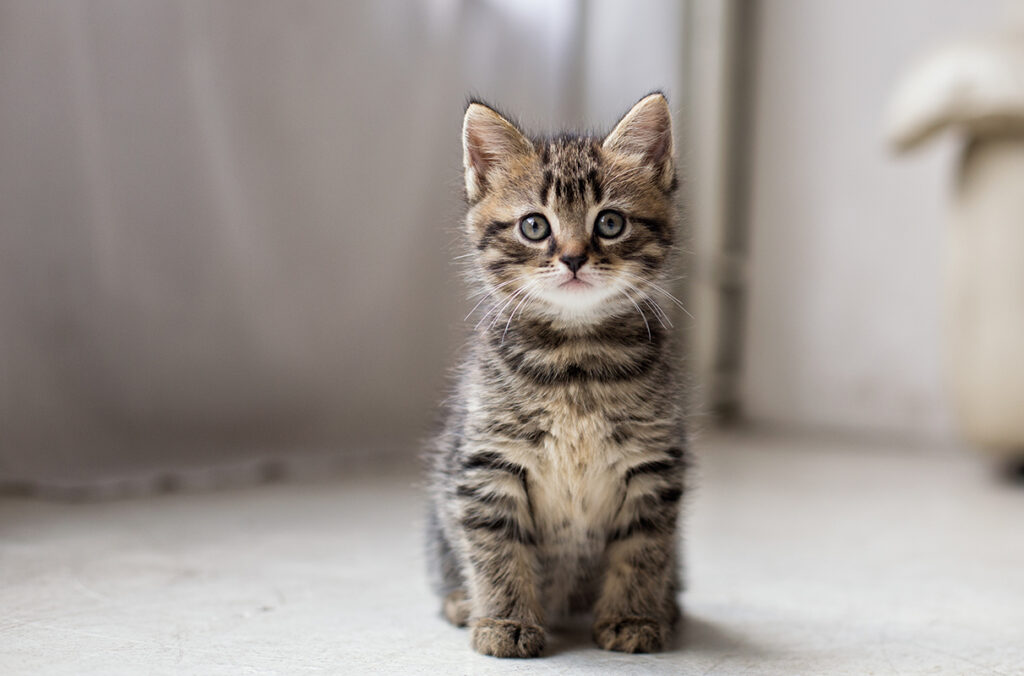
#> input picture Lab1_CV/photo.jpg, 1024 x 676 px
$ python lab4.py
#> lines starting #> are read from the running program, lines starting #| are printed output that depends on the picture; after the words box and inside, x2 and y2 are one past the last pixel; in counts of white or black regions, pixels touching at a corner belong together
"""
==============================================================================
ДИСЦИПЛИНА: Computer Vision (ANL7306)
ЛАБОРАТОРНАЯ РАБОТА № 4 (Неделя 4)
ТЕМА: «Классическая сегментация изображений: Watershed, GrabCut, Superpixels»
==============================================================================
Цель работы:
Освоить три классических алгоритма сегментации изображений:
1. Сегментацию методом водораздела (Watershed) с использованием маркеров;
2. Интерактивную сегментацию объект/фон методом разреза графа (GrabCut);
3. Построение суперпикселей алгоритмом SLIC (Simple Linear Iterative Clustering).
Научиться подбирать параметры каждого метода и осознанно выбирать подходящий
метод под конкретную практическую задачу компьютерного зрения.
==============================================================================
"""

import time
import os
import cv2
import numpy as np
import matplotlib.pyplot as plt

# Настройка шрифтов и стилей графиков Matplotlib
plt.rcParams['font.size'] = 10
plt.rcParams['figure.titlesize'] = 14
plt.rcParams['axes.titlesize'] = 11

print("=" * 80)
print("ЛАБОРАТОРНАЯ РАБОТА № 4")
print("Тема: Классическая сегментация изображений: Watershed, GrabCut, Superpixels")
print(f"Версия OpenCV: {cv2.__version__}")
print(f"Поддержка cv2.ximgproc (SLIC): {hasattr(cv2, 'ximgproc')}")
print("=" * 80)


# ##############################################################################
# ЗАДАНИЕ 1. WATERSHED: РАЗДЕЛЕНИЕ СЛИПШИХСЯ ОБЪЕКТОВ
# ##############################################################################
print("\n" + "#" * 80)
print("ЗАДАНИЕ 1. Сегментация методом водораздела (Watershed) для слипшихся объектов")
print("#" * 80)

# 1.1 Создание синтетического изображения со слипшимися округлыми объектами (монеты / клетки)
# Создаем 8 окружностей разного размера, сгруппированных в перекрывающиеся кластеры
canvas_h, canvas_w = 520, 680
img_synth = np.zeros((canvas_h, canvas_w, 3), dtype=np.uint8)
img_synth[:] = (245, 245, 248)  # Светлый нейтральный фон

circles_spec = [
    # Кластер 1: цепочка из трех слипшихся клеток
    (130, 140, 48, (70, 130, 180)),
    (208, 148, 46, (75, 135, 185)),
    (286, 152, 48, (70, 130, 180)),
    # Кластер 2: пара перекрывающихся монет
    (465, 145, 52, (80, 150, 140)),
    (548, 155, 48, (85, 155, 145)),
    # Кластер 3: пара слипшихся объектов
    (210, 365, 52, (180, 120, 70)),
    (294, 375, 50, (185, 125, 75)),
    # Одиночный объект меньшего диаметра
    (500, 365, 42, (150, 90, 140))
]

# Рисуем круги с плавными границами и контрастными краями
for (cx, cy, r, col) in circles_spec:
    cv2.circle(img_synth, (cx, cy), r, col, -1, lineType=cv2.LINE_AA)
    cv2.circle(img_synth, (cx, cy), r, (40, 40, 50), 2, lineType=cv2.LINE_AA)

img_synth_rgb = cv2.cvtColor(img_synth, cv2.COLOR_BGR2RGB)
img_synth_gray = cv2.cvtColor(img_synth, cv2.COLOR_BGR2GRAY)

# 1.2 Построение бинарной маски (порог Оцу)
_, binary_mask = cv2.threshold(img_synth_gray, 210, 255, cv2.THRESH_BINARY_INV)
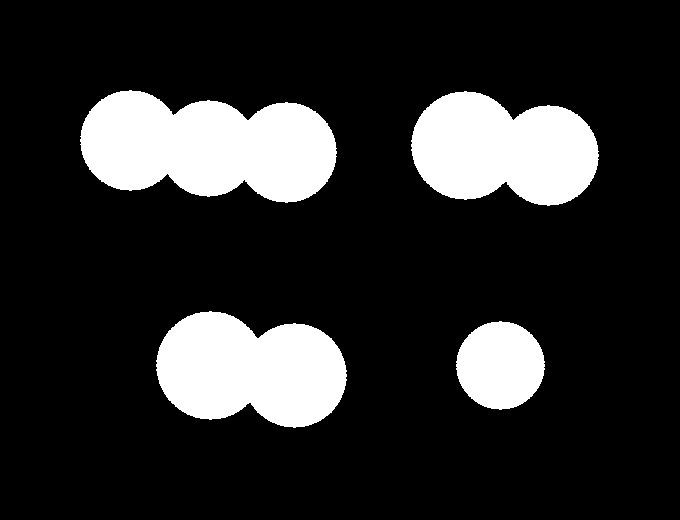
#> binary_mask: shape (520, 680); 17.1% white; 4 white regions, box (x1, y1, x2, y2) and area: (80, 90, 337, 203) 21375, (156, 311, 347, 428) 16734, (411, 91, 599, 206) 16164, (456, 321, 545, 410) 6097

# Морфологическое открытие для удаления мелкого шума
kernel = np.ones((3, 3), np.uint8)
opening = cv2.morphologyEx(binary_mask, cv2.MORPH_OPEN, kernel, iterations=2)
#> opening: shape (520, 680); 17% white; 4 white regions, box (x1, y1, x2, y2) and area: (81, 91, 336, 202) 21347, (157, 312, 346, 427) 16708, (412, 92, 598, 205) 16140, (457, 322, 544, 409) 6077

# Надежная область фона (Sure Background) через морфологическое расширение
sure_bg = cv2.dilate(opening, kernel, iterations=3)
#> sure_bg: shape (520, 680); 19.2% white; 4 white regions, box (x1, y1, x2, y2) and area: (78, 88, 339, 205) 23922, (154, 309, 349, 430) 18736, (409, 89, 601, 208) 18138, (454, 319, 547, 412) 7157

# 1.3 Вычисление карты расстояний (Distance Transform)
# Значение пикселя = евклидово расстояние до ближайшей границы фона
dist_transform = cv2.distanceTransform(opening, cv2.DIST_L2, 5)
max_dist = dist_transform.max()
#> max_dist = 53.33
print(f"Максимальное значение Distance Transform: {max_dist:.2f} px")
#| Максимальное значение Distance Transform: 53.33 px

# 1.4 Сравнение двух вариантов порога: заниженный (0.35) и оптимальный/завышенный (0.70)
threshold_ratios = [0.35, 0.70]
watershed_results = {}

for ratio in threshold_ratios:
    thresh_val = ratio * max_dist
    _, sure_fg = cv2.threshold(dist_transform, thresh_val, 255, cv2.THRESH_BINARY)
    sure_fg = np.uint8(sure_fg)

    # Неизвестная область (граница между sure_bg и sure_fg)
    unknown = cv2.subtract(sure_bg, sure_fg)

    # Маркировка связных компонент переднего плана
    num_markers, markers = cv2.connectedComponents(sure_fg)
    # Сдвигаем метки на +1, чтобы гарантированный фон стал 1, а неизвестная область была 0
    markers = markers + 1
    markers[unknown == 255] = 0

    # Применение cv2.watershed
    markers_ws = markers.copy()
    cv2.watershed(img_synth.copy(), markers_ws)

    # Границы Watershed отмечены как -1 (делаем линию толщиной 2-3 px для контрастной видимости)
    img_result = img_synth_rgb.copy()
    boundary_mask = np.uint8(markers_ws == -1)
    boundary_dilated = cv2.dilate(boundary_mask, np.ones((3, 3), np.uint8), iterations=1)
    img_result[boundary_dilated == 1] = [255, 0, 0]  # Яркие красные границы водораздела

    # Итоговое количество найденных объектов (исключая фон 1 и границы -1)
    unique_labels = np.unique(markers_ws)
    detected_objects = len(unique_labels[(unique_labels > 1)])

    watershed_results[ratio] = {
        'threshold_val': thresh_val,
        'sure_fg': sure_fg,
        'markers_init': markers,
        'markers_ws': markers_ws,
        'result_img': img_result,
        'num_fg_markers': num_markers - 1,
        'detected_objects': detected_objects
    }

    print(f"Порог {ratio:.2f} * Max ({thresh_val:.1f} px):")
    print(f"  • Число сформированных маркеров объектов: {num_markers - 1}")
    print(f"  • Число итоговых сегментов после Watershed: {detected_objects}")
#> this loop made 2 passes
#> (thresh_val, num_markers, unique_labels, detected_objects) on passes 1 to 2: (18.67, 5, [-1, 1, 2, 3, 4, 5], 4), (37.33, 9, [-1, 1, 2, 3, 4, 5, 6, 7, 8, 9], 8)
#> (printed output is left out)
#> boundary_mask: shape (520, 680); values 0 (black) and 1 (white), 1.5% white in thin lines or dots
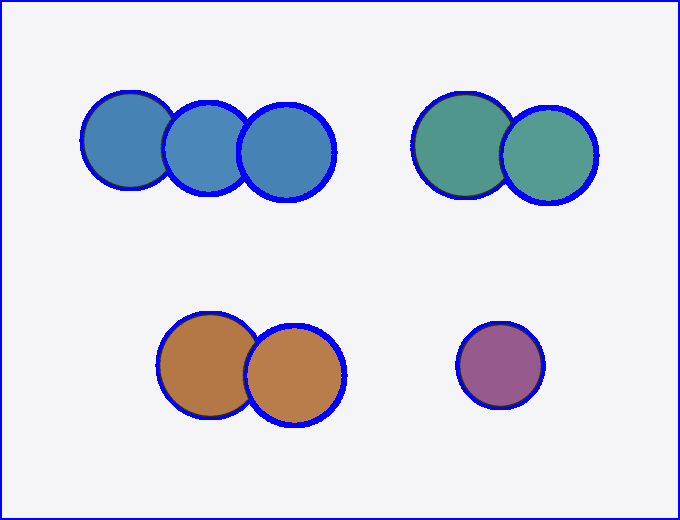
#> img_result: shape (520, 680, 3); mean of channels 0, 1, 2 231.3, 217.2, 214.7; drawn as B, G, R
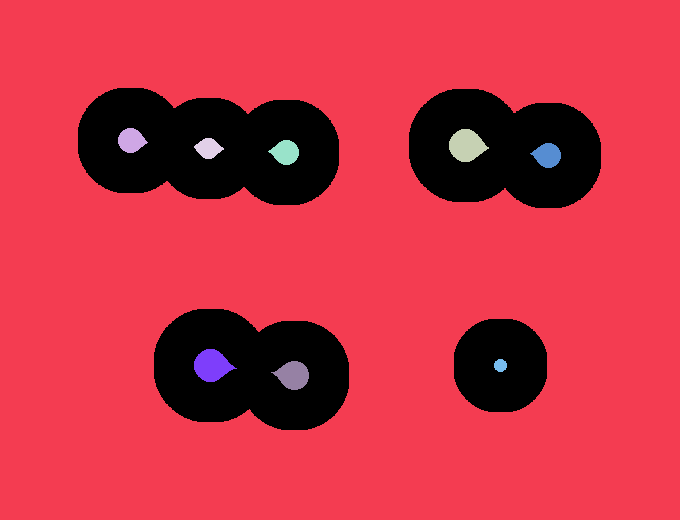
#> markers: shape (520, 680) int32; 10 distinct labels, from 0 to 9; one colour per label, 0 black
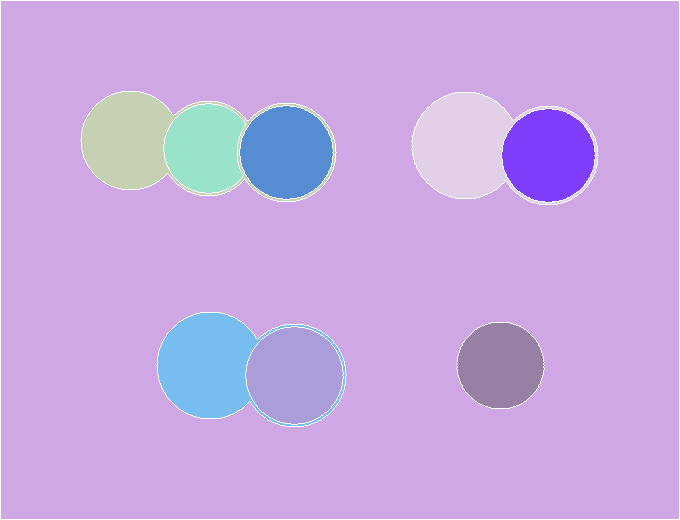
#> markers_ws: shape (520, 680) int32; 10 distinct labels, from -1 to 9; one colour per label, 0 black, -1 white
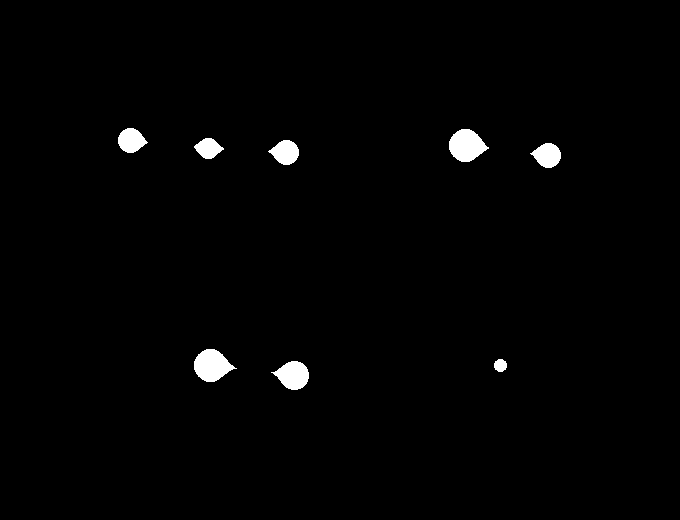
#> sure_fg: shape (520, 680); 1.3% white; 8 white regions, largest, box (x1, y1, x2, y2) and area: (194, 349, 237, 382) 915, (449, 129, 489, 162) 904, (271, 361, 309, 390) 722
#> after the loop, watershed_results = 2 items

# 1.5 Визуализация этапов Задания 1
fig, axes = plt.subplots(3, 3, figsize=(16, 14))

# Ряд 1: Общие этапы
axes[0, 0].imshow(img_synth_rgb)
axes[0, 0].set_title("1.1 Исходное изображение\n(8 перекрывающихся объектов)", fontweight='bold')
axes[0, 0].axis('off')

axes[0, 1].imshow(binary_mask, cmap='gray')
axes[0, 1].set_title("1.2 Бинарная маска (Otsu)\n(слипшиеся объекты объединены)", fontweight='bold')
axes[0, 1].axis('off')

im_dist = axes[0, 2].imshow(dist_transform, cmap='inferno')
axes[0, 2].set_title(f"1.3 Distance Transform (L2)\n(макс. расстояние: {max_dist:.1f} px)", fontweight='bold')
axes[0, 2].axis('off')
fig.colorbar(im_dist, ax=axes[0, 2], fraction=0.046, pad=0.04)

# Ряд 2: Заниженный порог (0.35) -> недосегментация
res_low = watershed_results[0.35]
#> res_low = 7 items
axes[1, 0].imshow(res_low['sure_fg'], cmap='gray')
axes[1, 0].set_title(f"2.1 Sure FG (порог 0.35 * Max)\nНайдено маркеров: {res_low['num_fg_markers']} (слияние!)", fontweight='bold', color='darkred')
axes[1, 0].axis('off')

axes[1, 1].imshow(res_low['markers_init'], cmap='tab20b')
axes[1, 1].set_title(f"2.2 Исходные маркеры\n(Фон=1, Граница=0, Объекты>1)", fontweight='bold')
axes[1, 1].axis('off')

axes[1, 2].imshow(res_low['result_img'])
axes[1, 2].set_title(f"2.3 Финал Watershed: {res_low['detected_objects']} сегментов\n(НЕДОСЕГМЕНТАЦИЯ)", fontweight='bold', color='darkred')
axes[1, 2].axis('off')

# Ряд 3: Оптимальный порог (0.70) -> точное разделение
res_high = watershed_results[0.70]
#> res_high = 7 items
axes[2, 0].imshow(res_high['sure_fg'], cmap='gray')
axes[2, 0].set_title(f"3.1 Sure FG (порог 0.70 * Max)\nНайдено маркеров: {res_high['num_fg_markers']} (все разделены!)", fontweight='bold', color='darkgreen')
axes[2, 0].axis('off')

axes[2, 1].imshow(res_high['markers_init'], cmap='tab20b')
axes[2, 1].set_title(f"3.2 Исходные маркеры\n(8 четких изолированных центров)", fontweight='bold')
axes[2, 1].axis('off')

axes[2, 2].imshow(res_high['result_img'])
axes[2, 2].set_title(f"3.3 Финал Watershed: {res_high['detected_objects']} сегментов\n(ИДЕАЛЬНОЕ РАЗДЕЛЕНИЕ)", fontweight='bold', color='darkgreen')
axes[2, 2].axis('off')

plt.suptitle("Задание 1. Сегментация Watershed с анализом влияния порога маркеров", fontsize=15, fontweight='bold', y=0.98)
plt.tight_layout()
fig.savefig("task1_watershed_results.png", dpi=200, bbox_inches='tight')
plt.close(fig)
print("График Задания 1 успешно сохранен в 'task1_watershed_results.png'")


# ##############################################################################
# ЗАДАНИЕ 2. GRABCUT: ОТДЕЛЕНИЕ ОБЪЕКТА ОТ ФОНА
# ##############################################################################
print("\n" + "#" * 80)
print("ЗАДАНИЕ 2. Интерактивная сегментация GrabCut (Graph Cut + GMM)")
print("#" * 80)

# Загрузка изображения для сегментации (photo.jpg)
img_cat = cv2.imread('photo.jpg')
#> img_cat is the input picture: shape (676, 1024, 3); mean B, G, R 144.8, 150, 157.9
if img_cat is None:
    raise FileNotFoundError("Изображение 'photo.jpg' не найдено в рабочей директории!")

cat_h, cat_w, _ = img_cat.shape
img_cat_rgb = cv2.cvtColor(img_cat, cv2.COLOR_BGR2RGB)
print(f"Размер входного изображения: {cat_w}x{cat_h} пикселей")
#| Размер входного изображения: 1024x676 пикселей

# 2.1 Корректный ограничивающий прямоугольник (полностью охватывает котенка с небольшим запасом)
# Координаты: (x, y, w, h)
rect_correct = (370, 110, 315, 550)

# 2.2 Намеренно сдвинутый/обрезанный прямоугольник (обрезает уши, часть головы и бок)
rect_bad = (430, 240, 200, 420)

def apply_grabcut(img_bgr, rect, num_iters=5):
    """Выполняет GrabCut сегментацию в режиме GC_INIT_WITH_RECT."""
#> called with rect = (370, 110, 315, 550), num_iters = 5
    mask = np.zeros(img_bgr.shape[:2], np.uint8)
    bgd_model = np.zeros((1, 65), np.float64)
    fgd_model = np.zeros((1, 65), np.float64)

    t0 = time.time()
    cv2.grabCut(img_bgr, mask, rect, bgd_model, fgd_model, num_iters, cv2.GC_INIT_WITH_RECT)
    elapsed = time.time() - t0

    # Бинарная маска: пиксели GC_FGD (1) и GC_PR_FGD (3) считаются объектом
    bin_mask = np.where((mask == cv2.GC_FGD) | (mask == cv2.GC_PR_FGD), 1, 0).astype('uint8')
#> bin_mask: shape (676, 1024); values 0 (black) and 1 (white), 15.4% white; 8 white regions (7 under 20 px), largest, box (x1, y1, x2, y2) and area: (440, 110, 685, 660) 106316

    # Вырезанный объект на черном фоне
    fg_black = cv2.cvtColor(img_bgr, cv2.COLOR_BGR2RGB) * bin_mask[:, :, np.newaxis]

    # Вырезанный объект на белом фоне
    fg_white = cv2.cvtColor(img_bgr, cv2.COLOR_BGR2RGB).copy()
    fg_white[bin_mask == 0] = [255, 255, 255]

    return {
        'mask_raw': mask,
        'bin_mask': bin_mask,
        'fg_black': fg_black,
        'fg_white': fg_white,
        'time': elapsed,
        'fg_pixels': int(np.sum(bin_mask))
    }

print("\nЗапуск GrabCut для КОРРЕКТНОГО прямоугольника...")
res_grabcut_corr = apply_grabcut(img_cat, rect_correct, num_iters=5)
#> res_grabcut_corr = 6 items
print(f"  • Время: {res_grabcut_corr['time']:.2f} с, Пикселей объекта: {res_grabcut_corr['fg_pixels']:,}")
#|   • Время: 3.23 с, Пикселей объекта: 106,360

print("\nЗапуск GrabCut для НАМЕРЕННО ОБРЕЗАННОГО прямоугольника...")
res_grabcut_bad = apply_grabcut(img_cat, rect_bad, num_iters=5)
#> call 2 of apply_grabcut, with rect = (430, 240, 200, 420), num_iters = 5
#> in apply_grabcut (call 2), `fg_white[bin_mask == 0] = [255, 255, 255]`:
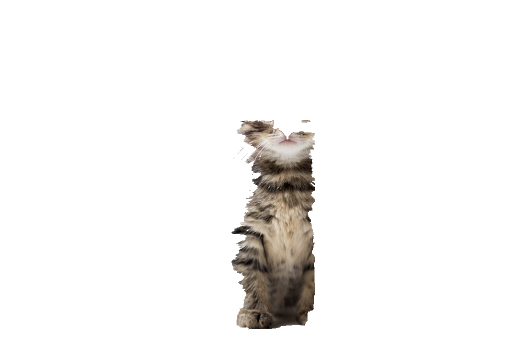
#> fg_white: shape (676, 1024, 3) (shown at 1/2 size); mean R, G, B 244.7, 243.5, 242.4
#> res_grabcut_bad = 6 items
print(f"  • Время: {res_grabcut_bad['time']:.2f} с, Пикселей объекта: {res_grabcut_bad['fg_pixels']:,}")
#|   • Время: 2.89 с, Пикселей объекта: 54,605

loss_pixels = res_grabcut_corr['fg_pixels'] - res_grabcut_bad['fg_pixels']
#> loss_pixels = 51755
loss_pct = (loss_pixels / res_grabcut_corr['fg_pixels']) * 100
#> loss_pct = 48.66
print(f"Потеряно пикселей объекта из-за неверной рамки: {loss_pixels:,} ({loss_pct:.1f}%)")
#| Потеряно пикселей объекта из-за неверной рамки: 51,755 (48.7%)

# 2.3 Визуализация результатов Задания 2
fig, axes = plt.subplots(2, 4, figsize=(18, 10))

# Подготовка картинок с нарисованными рамками
img_rect_corr = img_cat_rgb.copy()
rx, ry, rw, rh = rect_correct
cv2.rectangle(img_rect_corr, (rx, ry), (rx + rw, ry + rh), (0, 255, 0), 4)
#> img_rect_corr: shape (676, 1024, 3); mean R, G, B 156, 151.4, 143

img_rect_bad = img_cat_rgb.copy()
bx, by, bw, bh = rect_bad
cv2.rectangle(img_rect_bad, (bx, by), (bx + bw, by + bh), (255, 0, 0), 4)
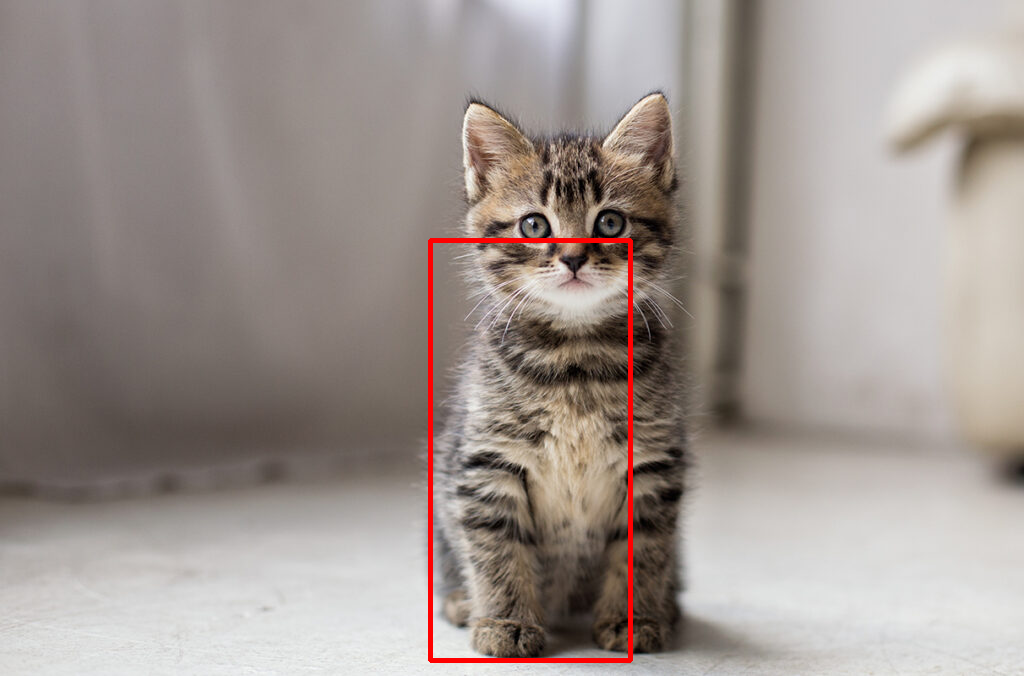
#> img_rect_bad: shape (676, 1024, 3); mean R, G, B 159, 148.9, 143.8

# Ряд 1: Корректный прямоугольник
axes[0, 0].imshow(img_rect_corr)
axes[0, 0].set_title(f"1.1 Корректный Bounding Box\n(x={rx}, y={ry}, w={rw}, h={rh})", fontweight='bold', color='darkgreen')
axes[0, 0].axis('off')

axes[0, 1].imshow(res_grabcut_corr['mask_raw'], cmap='viridis')
axes[0, 1].set_title("1.2 Сырая маска GrabCut\n(0:BGD, 1:FGD, 2:PR_BGD, 3:PR_FGD)", fontweight='bold')
axes[0, 1].axis('off')

axes[0, 2].imshow(res_grabcut_corr['bin_mask'] * 255, cmap='gray')
axes[0, 2].set_title(f"1.3 Бинарная маска объекта\n({res_grabcut_corr['fg_pixels']:,} px)", fontweight='bold')
axes[0, 2].axis('off')

axes[0, 3].imshow(res_grabcut_corr['fg_white'])
axes[0, 3].set_title("1.4 Результат сегментации\n(Полный контур объекта сохранен)", fontweight='bold', color='darkgreen')
axes[0, 3].axis('off')

# Ряд 2: Намеренно неудачный прямоугольник
axes[1, 0].imshow(img_rect_bad)
axes[1, 0].set_title(f"2.1 Намеренно усеченный Box\n(x={bx}, y={by}, w={bw}, h={bh})", fontweight='bold', color='darkred')
axes[1, 0].axis('off')

axes[1, 1].imshow(res_grabcut_bad['mask_raw'], cmap='viridis')
axes[1, 1].set_title("2.2 Сырая маска GrabCut\n(Вне рамки жесткий BGD=0)", fontweight='bold')
axes[1, 1].axis('off')

axes[1, 2].imshow(res_grabcut_bad['bin_mask'] * 255, cmap='gray')
axes[1, 2].set_title(f"2.3 Бинарная маска объекта\n({res_grabcut_bad['fg_pixels']:,} px)", fontweight='bold')
axes[1, 2].axis('off')

axes[1, 3].imshow(res_grabcut_bad['fg_white'])
axes[1, 3].set_title(f"2.4 Результат сегментации\n(Уши и бока БЕЗВОЗВРАТНО СРЕЗАНЫ)", fontweight='bold', color='darkred')
axes[1, 3].axis('off')

plt.suptitle("Задание 2. Интерактивная сегментация GrabCut: Корректный vs Обрезанный Bounding Box", fontsize=15, fontweight='bold', y=0.98)
plt.tight_layout()
fig.savefig("task2_grabcut_results.png", dpi=200, bbox_inches='tight')
plt.close(fig)
print("График Задания 2 успешно сохранен в 'task2_grabcut_results.png'")


# ##############################################################################
# ЗАДАНИЕ 3. SUPERPIXELS (SLIC): ПОСТРОЕНИЕ И АНАЛИЗ
# ##############################################################################
print("\n" + "#" * 80)
print("ЗАДАНИЕ 3. Суперпиксели алгоритмом SLIC (Simple Linear Iterative Clustering)")
print("#" * 80)

total_pixels = cat_h * cat_w
#> (the rest of the program and of its run is left out)
